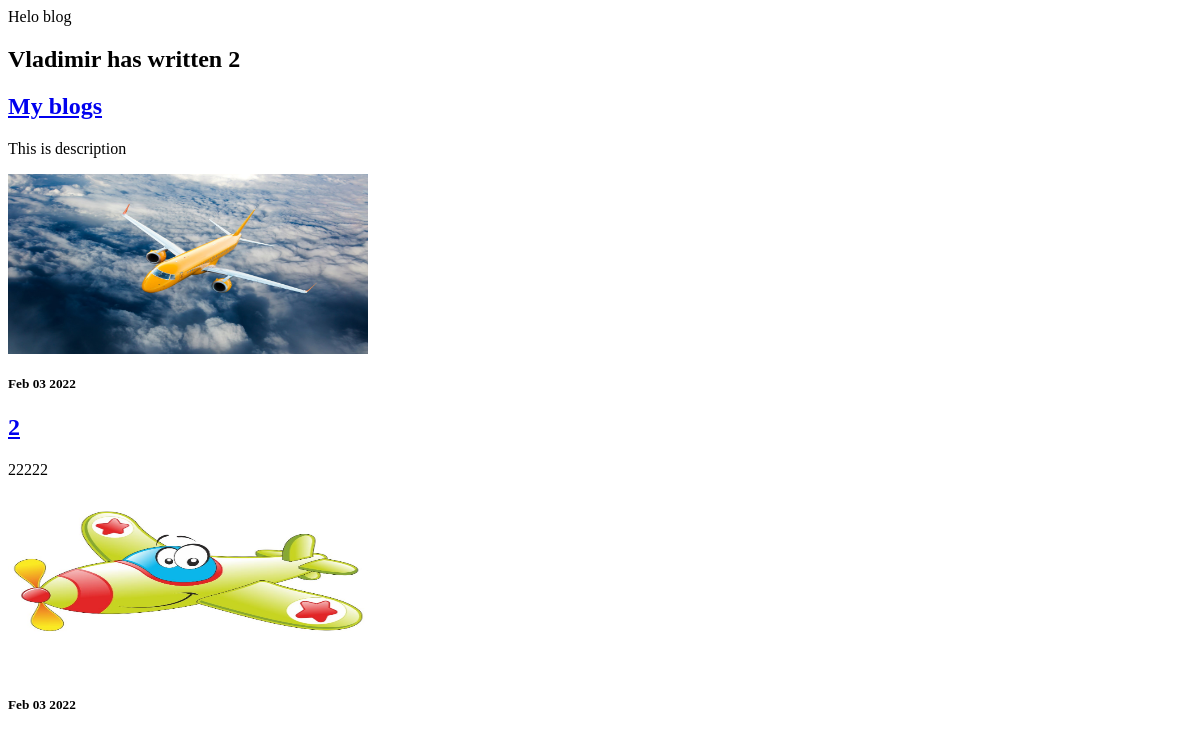
/blog/, run on an earlier commit of the app's database.
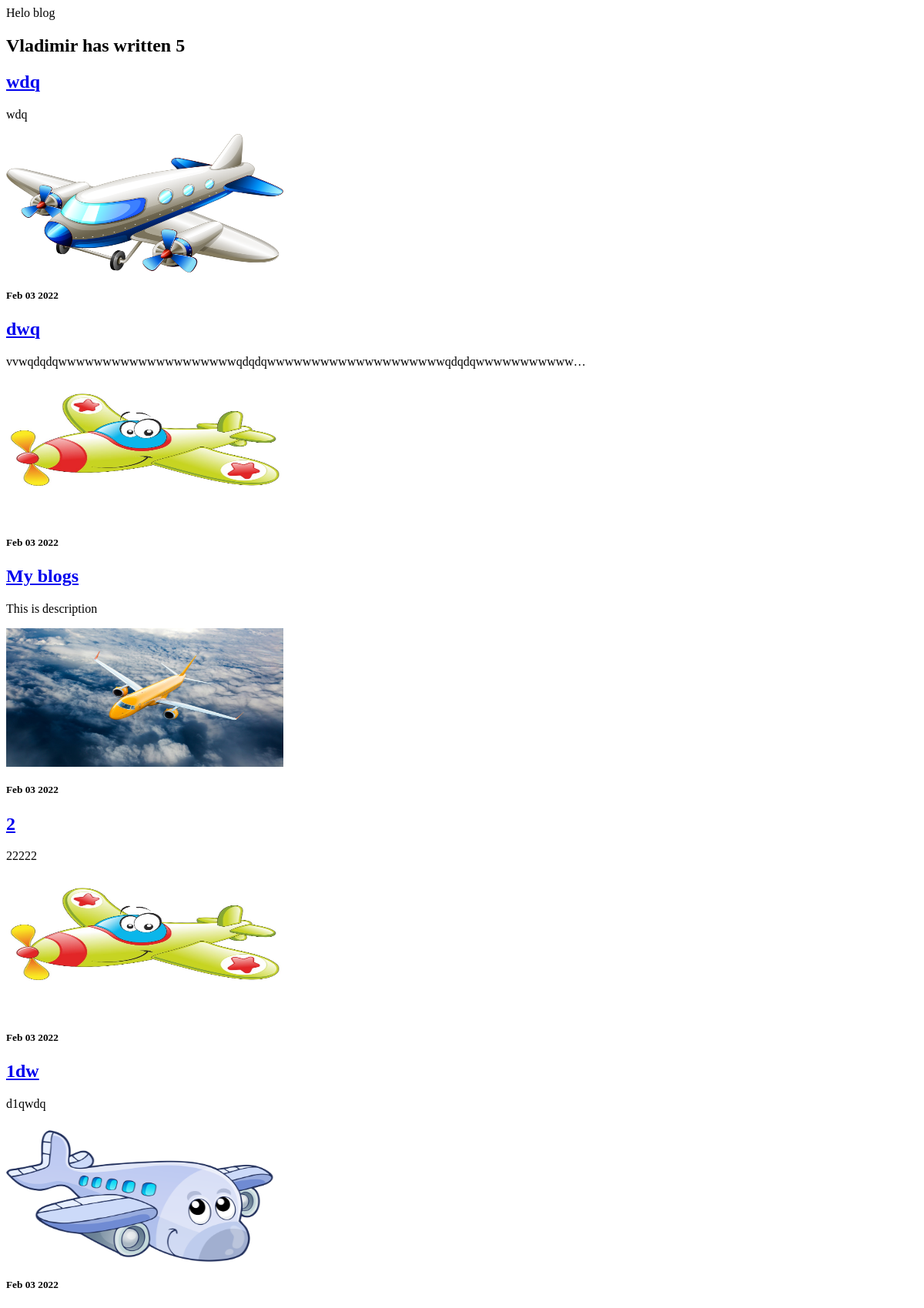
And on a later commit of the database.
### blog/models.py (models this page shows)
class Projec(models.Model):
    title = models.CharField(max_length= 100)
    description = models.TextField(max_length= 250)
    image = models.ImageField(upload_to='blog/images/',blank=True)
    date = models.DateField(auto_now = True)
    url = models.URLField(blank=True)

### blog/views.py (the view)
# urls.py: path('', views.all_blogs, name='all_blogs'),
def all_blogs(request):
    projects = Projec.objects.order_by('-title')[:5]
    return render(request, "blog/all_blogs.html", {'projects':projects})

### blog/templates/blog/all_blogs.html (shortened to what this page needs)
<h2>Vladimir has written {{ projects.count }}</h2>
{% for project in projects %}
<a href="{% url 'blog:detail' project.id %}"><h2>{{ project.title }}</h2></a>
<p>{{ project.description|truncatechars:70 }}</p>
<img src="{{project.image.url}}" height="180" width="360">
<h5>{{ project.date|date:'M d Y' }}</h5>
{% endfor %}

What changed in the data, as far as the page shows it:
added Projec: title "wdq", description "wdq", image (picture), date "Feb 03 2022"
added Projec: title "dwq", description "vvwqdqdqwwwwwwwwwwwwwwwwwwwwqdqdqwwwwwwwwwwwwwwwwwwwwqdqdqwwwwwwwwwww…", image (picture), date "Feb 03 2022"
added Projec: title "1dw", description "d1qwdq", image (picture), date "Feb 03 2022"
Also different on the page:
{{ projects.count }}: "2" → "5"
